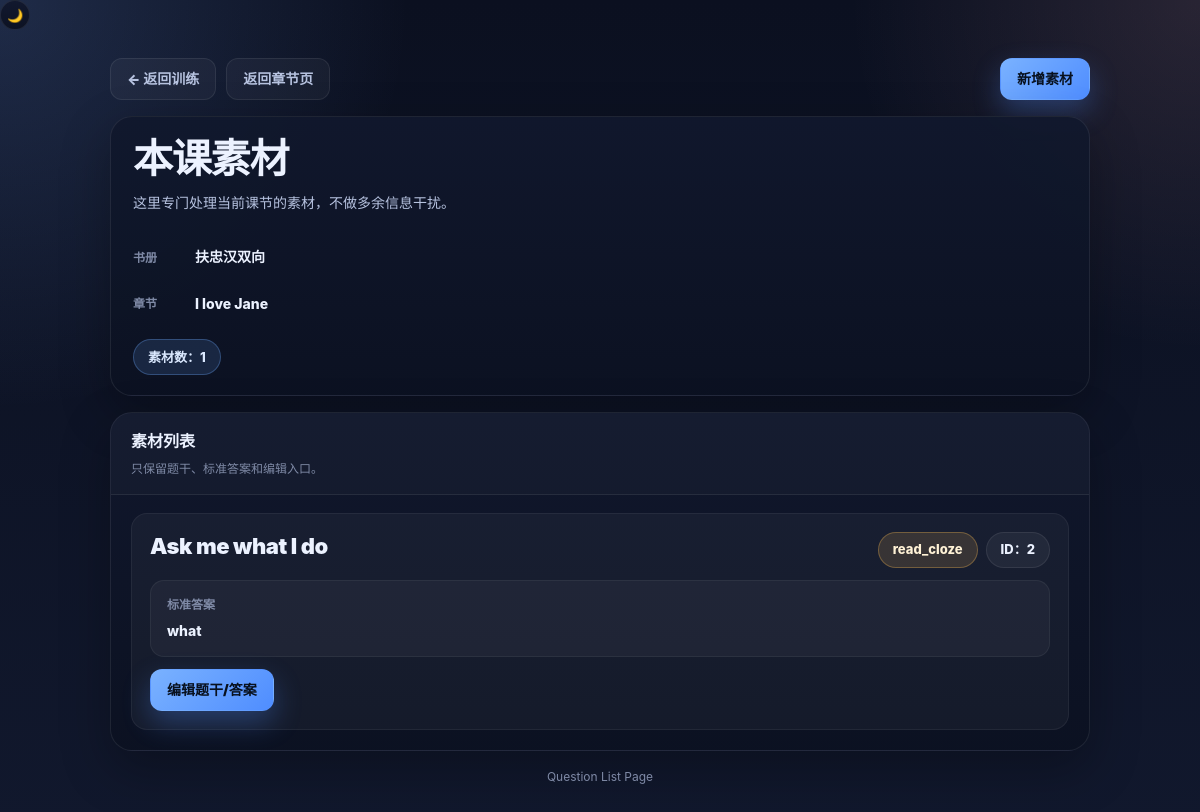
Page /lesson/2/questions/ (signed in) on the earlier database version.
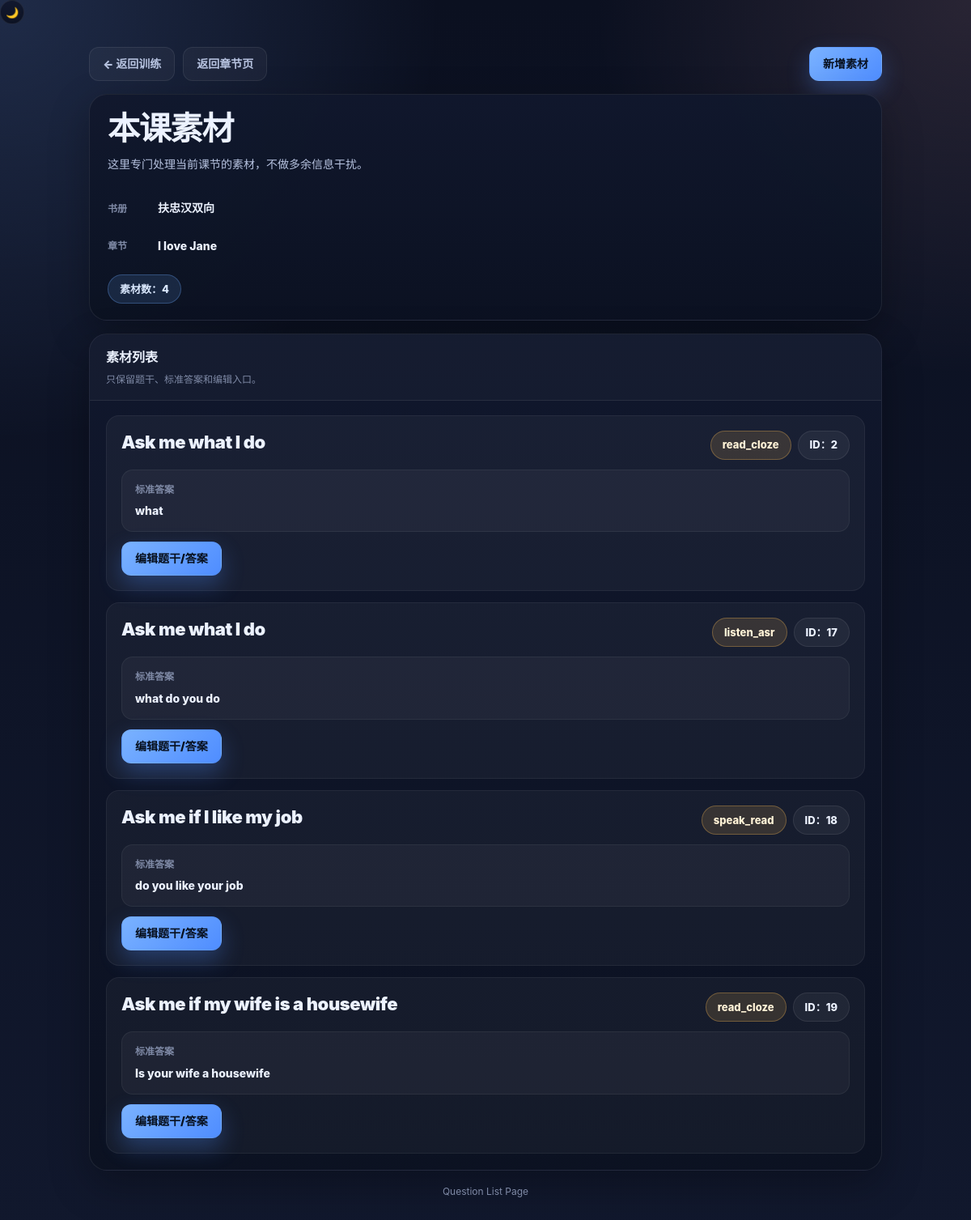
Same page on the later database version.
### app/train/models.py (models this page shows, shortened)
class Book(models.Model):
    owner = models.ForeignKey(User, on_delete=models.CASCADE)
    title = models.CharField(max_length=200)
    description = models.TextField(blank=True)

class Lesson(models.Model):
    book = models.ForeignKey(Book, on_delete=models.CASCADE)
    title = models.CharField(max_length=200)
    order = models.IntegerField(default=0)
    class Meta:
        ordering = ["order", "id"]

class Question(models.Model):
    lesson = models.ForeignKey(
        Lesson,
        on_delete=models.CASCADE,
        null=True,
        blank=True
    )
    prompt_text = models.TextField()
    answer_text = models.TextField()
    audio_url = models.URLField(blank=True, null=True)

### app/train/views/train_views.py (the view)
# urls.py: path("lesson/<int:lesson_id>/questions/", lesson_question_list, name="lesson-question-list"),
@login_required
def lesson_question_list(request, lesson_id):
    lesson = get_object_or_404(
        Lesson,
        id=lesson_id,
        book__owner=request.user
    )
    questions = list(
        Question.objects.filter(
            lesson=lesson
        ).order_by("id")
    )
    for question in questions:
        training = question.training_items.order_by("id").first()
        question.display_qtype = training.item_type if training else ""
    return render(request, "train/question_list.html", {
        "lesson": lesson,
        "book": lesson.book,
        "questions": questions,
    })

### app/train/templates/train/question_list.html (shortened to what this page needs)
{% extends "train/base_train.html" %}
{% block content %}
{% firstof lesson.book.title book.title "未命名书册" as book_title %}
{% firstof lesson.title "未命名章节" as lesson_title %}
<div class="page">
    <div class="shell">
        <div class="topbar">
            <div class="topbar-left">
                <a href="{% url 'lesson-train' lesson.id %}" class="back-link">← 返回训练</a>
                <a href="{% url 'book-detail' lesson.book.id %}" class="back-link">返回章节页</a>
            </div>
            <div class="topbar-right">
                <a href="{% url 'builder-page' %}?lesson_id={{ lesson.id }}" class="primary-btn">新增素材</a>
            </div>
        </div>
        <section class="header-card">
            <h1 class="title">本课素材</h1>
            <p class="subtitle">这里专门处理当前课节的素材，不做多余信息干扰。</p>
            <div class="meta-list">
                <div class="meta-row">
                    <div class="meta-label">书册</div>
                    <div class="meta-value">{{ book_title }}</div>
                </div>
                <div class="meta-row">
                    <div class="meta-label">章节</div>
                    <div class="meta-value">{{ lesson_title }}</div>
                </div>
                <div class="meta-row">
                    <span class="chip primary">素材数：{{ questions|length }}</span>
                </div>
            </div>
        </section>
        <section class="list-card">
            <div class="card-header">
                <h2 class="card-title">素材列表</h2>
                <div class="card-subtitle">只保留题干、标准答案和编辑入口。</div>
            </div>
            <div class="card-body">
                {% if questions %}
                    <div class="question-list">
                        {% for question in questions %}
                            {% firstof question.prompt_text question.question_text question.question "未命名题目" as question_prompt %}
                            {% firstof question.answer_text question.answer "暂无答案" as answer_text %}
                            {% firstof question.display_qtype "未分类" as qtype %}
                            <article class="question-item">
                                <div class="question-top">
                                    <h3 class="question-title">{{ question_prompt }}</h3>
                                    <div class="question-meta">
                                        <span class="chip warning">{{ qtype }}</span>
                                        <span class="chip">ID：{{ question.id }}</span>
                                    </div>
                                </div>
                                <div class="answer-box">
                                    <div class="answer-label">标准答案</div>
                                    <div class="answer-value">{{ answer_text }}</div>
                                </div>
                                <div class="actions">
                                    <a href="{% url 'question-edit' question.id %}?next={{ request.path }}" class="primary-btn">编辑题干/答案</a>
                                </div>
                            </article>
                        {% endfor %}
                    </div>
                {% else %}
                    <div class="empty-card">
                        <div class="empty-title">还没有素材</div>
                        <div>先新增第一条素材，再回到训练页继续处理。</div>
                    </div>
                {% endif %}
            </div>
        </section>
        <div class="footer-note">Question List Page</div>
    </div>
</div>
{% endblock %}

### app/train/templates/train/base_train.html (shortened to what this page needs)
{% load static %}
<!DOCTYPE html>
<html lang="zh-CN" data-theme="dark">
<head>
    <link rel="stylesheet" href="{% static 'train/css/theme.css' %}">
</head>
<body class="train-body {% block body_class %}{% endblock %}">
    {% block global_theme_switch %}
    <div class="global-theme-switch">
        <button id="themeToggleBtn" aria-label="切换页面风格" title="切换页面风格">
        </button>
    </div>
    {% endblock %}
    {% block content %}{% endblock %}
</body>
</html>

### app/train/static/train/css/theme.css (style rules this page uses)
:root { --bg: #0b1020; --bg-soft: #11182d; --panel: rgba(17, 24, 45, 0.96); --panel-2: rgba(12, 18, 34, 0.96); --border: rgba(255, 255, 255, 0.08); --border-strong: rgba(255, 255, 255, 0.14); --text: #ecf2ff; --text-soft: #b7c3e0; --text-faint: #7f8aa6; --primary: #6ea8ff; --success: #33d17a; --warning: #ffbe55; --danger: #ff7272; --shadow: 0 18px 50px rgba(0, 0, 0, 0.28); --radius-xl: 22px; --radius-lg: 16px; --radius-md: 12px; --transition: 0.2s ease; --max-width: 980px; }
* { box-sizing: border-box; }
html, body { margin: 0; padding: 0; min-height: 100%; }
body.train-body { background: radial-gradient(circle at top left, rgba(122, 168, 255, 0.18), transparent 28%), radial-gradient(circle at top right, rgba(255, 182, 193, 0.12), transparent 24%), linear-gradient(180deg, var(--bg) 0%, var(--bg-soft) 100%); color: var(--text); font-family: "Inter", "Noto Sans JP", "Hiragino Sans", "Yu Gothic", "Microsoft YaHei", sans-serif; line-height: 1.6; transition: background var(--transition), color var(--transition); }
a { color: inherit; text-decoration: none; }
button, input, textarea, select { font: inherit; }
button { cursor: pointer; border: none; outline: none; }
.page { width: min(var(--max-width), calc(100% - 32px)); margin: 28px auto 48px; }
.shell { display: flex; flex-direction: column; gap: 16px; }
.topbar { display: flex; justify-content: space-between; align-items: center; gap: 12px; flex-wrap: wrap; }
.topbar-left, .topbar-right { display: flex; align-items: center; gap: 10px; flex-wrap: wrap; }
.back-link, .primary-btn, .secondary-btn, .ghost-btn, .danger-btn { display: inline-flex; align-items: center; justify-content: center; gap: 8px; min-height: 42px; padding: 0 16px; border-radius: 12px; font-size: 14px; font-weight: 900; transition: var(--transition); border: 1px solid transparent; white-space: nowrap; }
.back-link, .secondary-btn, .ghost-btn { border-color: var(--border); }
.back-link, .ghost-btn { color: var(--text-soft); background: rgba(255, 255, 255, 0.04); }
.primary-btn { background: linear-gradient(135deg, #7ab2ff, #4f8dff); color: #08111f; box-shadow: 0 12px 28px rgba(79, 141, 255, 0.30); }
.chip { display: inline-flex; align-items: center; gap: 8px; min-height: 36px; padding: 0 14px; border-radius: 999px; font-size: 13px; font-weight: 800; color: var(--text); border: 1px solid var(--border); background: rgba(255, 255, 255, 0.05); white-space: nowrap; }
.chip.primary { background: rgba(110, 168, 255, 0.14); border-color: rgba(110, 168, 255, 0.30); color: #dbe9ff; }
.chip.warning { background: rgba(255, 190, 85, 0.14); border-color: rgba(255, 190, 85, 0.30); color: #fff2d6; }
.header-card, .form-card, .list-card, .section-card, .danger-card, .empty-card { background: linear-gradient(180deg, var(--panel), var(--panel-2)); border: 1px solid var(--border); border-radius: var(--radius-xl); box-shadow: var(--shadow); overflow: hidden; }
.header-card { padding: 20px 22px; }
.title { margin: 0; font-size: clamp(28px, 4vw, 40px); line-height: 1.12; font-weight: 900; letter-spacing: -0.03em; word-break: break-word; }
.subtitle { margin: 10px 0 0; color: var(--text-soft); font-size: 14px; white-space: pre-wrap; word-break: break-word; }
.meta-row, .meta-list { margin-top: 16px; }
.meta-list { display: grid; gap: 8px; }
.meta-row { display: flex; flex-wrap: wrap; gap: 10px; align-items: center; }
.meta-label { font-size: 12px; color: var(--text-faint); font-weight: 700; min-width: 52px; }
.meta-value { font-size: 14px; color: var(--text); font-weight: 800; word-break: break-word; }
.card-header { padding: 16px 20px; border-bottom: 1px solid var(--border); background: rgba(255, 255, 255, 0.02); }
.card-title { margin: 0; font-size: 16px; font-weight: 900; color: var(--text); }
.card-subtitle { margin-top: 4px; font-size: 12px; color: var(--text-faint); }
.card-body { padding: 18px 20px 20px; }
.actions { display: flex; flex-wrap: wrap; gap: 10px; align-items: center; }
.footer-note { text-align: center; font-size: 12px; color: var(--text-faint); }
.global-theme-switch { display: inline-flex; align-items: center; }
.global-theme-switch button { display: inline-flex; align-items: center; justify-content: center; width: 30px; min-width: 30px; height: 30px; padding: 0; border: 1px solid var(--border); background: linear-gradient(180deg, var(--panel), var(--panel-2)); color: var(--text); border-radius: 999px; font-size: 13px; font-weight: 800; cursor: pointer; transition: var(--transition); line-height: 1; }

Differences in the rows shown:
added Question: prompt_text "Ask me what I do", qtype "listen_asr", id "17", answer_text "what do you do"
added Question: prompt_text "Ask me if I like my job", qtype "speak_read", id "18", answer_text "do you like your job"
added Question: prompt_text "Ask me if my wife is a housewife", qtype "read_cloze", id "19", answer_text "Is your wife a housewife"
Other differences:
{{ questions|length }}: "1" → "4"
